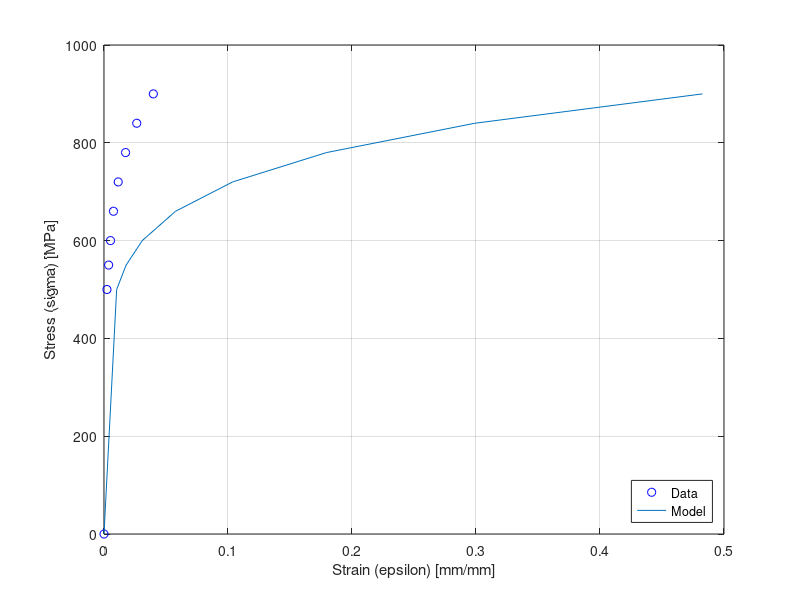

The MATLAB script that drew this image:
%[text] # Optimal Stress and Strain
%[text] In this exercise we'll use optimzation to discover the "best" fit between a model of the stress strain relationship and experimental data.  You are provided with a dataset from a materials science experiment and find fit the parameters of an empircal model to explain the relationship by finding model parameters to minimize the error between the data and the model.
%[text] ## Experimental Data
%[text] From tensile experiments on carbon steel, we have the following data.
% Strain [mm/mm]
strain_exp = [0, 0.0023809 0.003749347, 0.005234888, ...
    0.007631515, 0.011446096, 0.017384888, ...
    0.026405375, 0.039775799];
% Stress [MPa]
stress_exp = [0, 500, 550, 600, 660, 720, 780, 840, 900];
%[text] Plot the data (strain on the x-axis, stress on the y-axis) to get a sense of the relationship.
figure;
clf;
plot(strain_exp, stress_exp,'bo', "DisplayName","Data")
xlabel("Strain (\epsilon) [mm/mm]")
ylabel("Stress (\sigma) [MPa]")
grid('on')
legend("Location","southeast")
%%
%[text] ## Model: Ramberg-Osgood Equation
%[text] One model that we can use to explain the data is the Ramberg-Osgood equation:
%[text] $\\hat{\\epsilon} = \\frac{\\sigma}{E} + \\left(\\frac{\\sigma}{K}\\right)^n$
%[text] The Young's modules for the material is known:
%[text] $E = 210,000 \\:\\: \\text{MPa}$
%[text] but the coefficients $K$and $n$ are unknown.
%[text] Write a local function to implement the Ramberg-Osgood equation with the following signature:
%[text] ```matlabCodeExample
%[text] function strain = ROE(stress, params)
%[text] ```
%[text] where `params` is a two element vector for the parameters $K$and $n$ in that order.
function strain = ROE(stress, params)
    K = params(1);
    n = params(2);
    E = 210000;
    strain = stress./E + (stress./K).^n;
end
%[text] ### Test the model function
%[text] Test your function with nominal values of $K = 1000$ MPA and $n = 7$.  First test for a scalar value of stress, say 500 MPA.
%[text] For the model (the equation above), with the values $K = 1000$ MPA and $n = 7$ and $\\sigma = 500 \\, \\text{MPA$,   the predicted strain is $\\varepsilon = 0.0102 \\, \\text{mm/mm$.  Verify that your `ROE` function gives the same result.
params = [1000, 7];
strain = ROE(500, params)
%[text] Next test your function with the same nominal parameters for K and n, but for all the experimental values of stress.  The function should be able to take the vector `stress_exp` as an argument and return an array of strain values using array (element-wise) arithmetic.
strain = ROE(stress_exp, params);
%[text] Plot the results on the same axis you used for the experimental data.   You should see that the shape generated by the model is similar to the shape of the date, but that it is a very poor fit.
hold on
plot(strain, stress_exp,"DisplayName","Model");
%[text] ### Cost Function
%[text] The Mean-Squared Error (MSE)  cost function is popular for expressing this intent:
%[text] $\\text{MSE} = \\frac{1}{m} \\sum\_{i=1}^m \\left( y\_i - f(x\_i) \\right)^2\n$
%[text] - The total cost, the scalar we want to minimize.
%[text] - $m$ is the number of data points
%[text] - $y\_i$ is the observed value at the i-th data point
%[text] - $f(x\_i)$ is the predicted value from the Ramberg-Osgood model. \
%[text] $\\text{MSE} = \\frac{1}{m} \\sum\_{i=1}^m \\left( \\mathrm{StrainData}\_i - \\mathrm{StrainModel}\_i \\right)^2\n$
%[text] $\\text{MSE} = \\frac{1}{m} \\sum\_{i=1}^m \\left( \\epsilon\_i - \\hat{\\epsilon}\_i \\right)^2\n$
%[text] How are we doing so far?  For our current fit, with $K = 1000$ MPA and $n = 7$, find the MSE. 
MSE = sum((strain_exp - strain).^2)/length(strain)
%[text] 

%[appendix]{"version":"1.0"}
%---
%[metadata:view]
%   data: {"layout":"inline","rightPanelPercent":41}
%---
